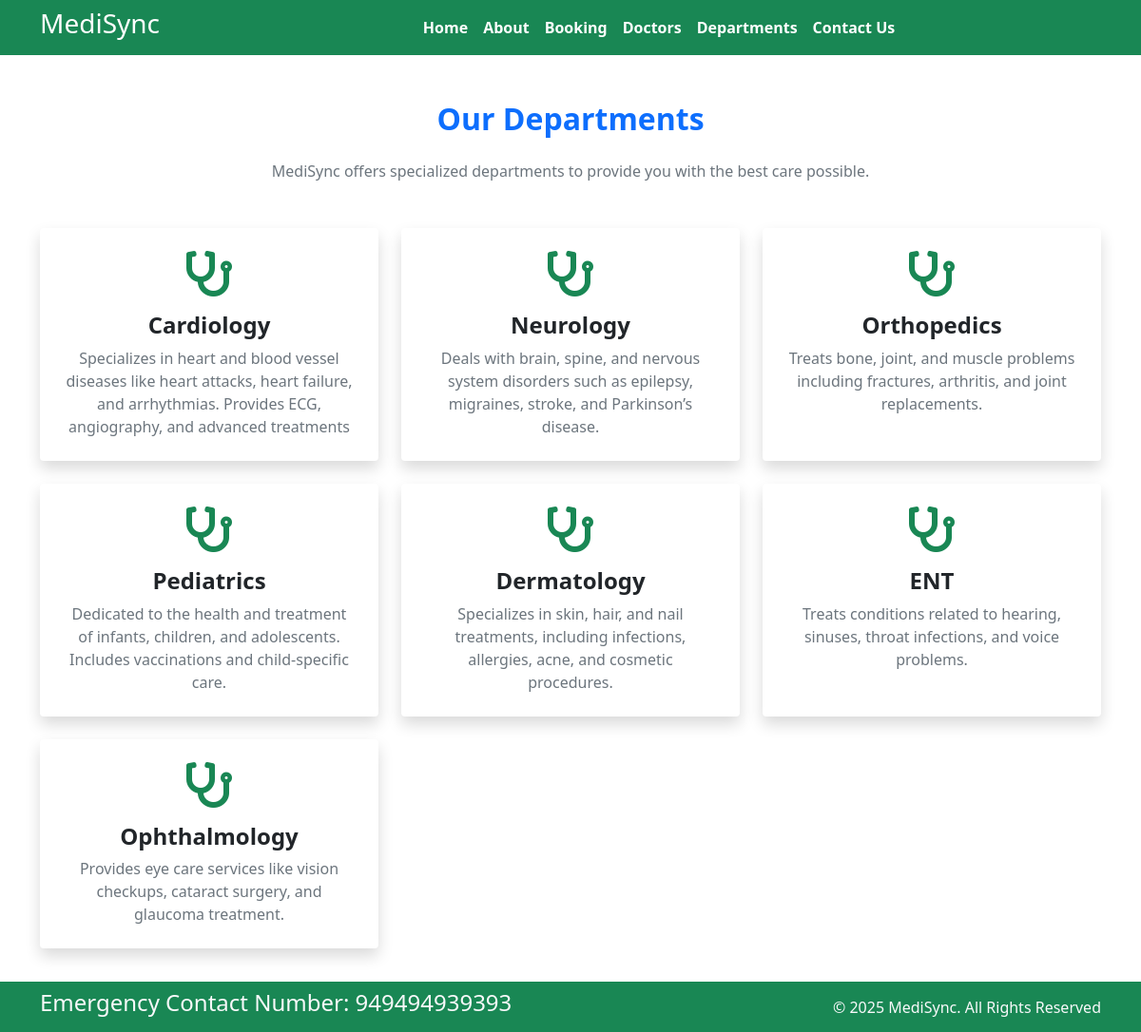
Screenshot of /department with the database file from the repository.
### Home/models.py (models this page shows, shortened)
class Department(models.Model):
    dep_name = models.CharField(max_length=100)
    dep_description = models.TextField()

### Home/views.py (the view)
# urls.py: path('department', views.department, name='department'),
def department(request):
    dict_dept = {
        'dept' : Department.objects.all()
    }
    return render(request, 'department.html', dict_dept)

### templates/department.html (shortened to what this page needs)
{% extends "base.html" %}
{% block content %}
<div class="container my-5">
  <h2 class="text-center fw-bold text-primary mb-4">Our Departments</h2>
  <p class="text-center text-muted mb-5">
    MediSync offers specialized departments to provide you with the best care possible.
  </p>
  <div class="row g-4">
    {% for d in dept %}
    <div class="col-md-6 col-lg-4">
      <div class="card h-100 shadow border-0 rounded-4">
        <div class="card-body text-center p-4">
          <div class="mb-3">
            <i class="fas fa-stethoscope fa-3x text-success"></i>
          </div>
          <h4 class="card-title fw-bold text-dark">{{ d.dep_name }}</h4>
          <p class="card-text text-muted">{{ d.dep_description }}</p>
        </div>
      </div>
    </div>
    {% endfor %}
  </div>
</div>
{% endblock %}

### rows the page displays
Department: dep_name "Cardiology", dep_description "Specializes in heart and blood vessel diseases like heart attacks, heart failure, and arrhythmias. Provides ECG, angiography, and advanced treatments"
Department: dep_name "Neurology", dep_description "Deals with brain, spine, and nervous system disorders such as epilepsy, migraines, stroke, and Parkinson’s disease."
Department: dep_name "Orthopedics", dep_description "Treats bone, joint, and muscle problems including fractures, arthritis, and joint replacements."
Department: dep_name "Pediatrics", dep_description "Dedicated to the health and treatment of infants, children, and adolescents. Includes vaccinations and child-specific care."
Department: dep_name "Dermatology", dep_description "Specializes in skin, hair, and nail treatments, including infections, allergies, acne, and cosmetic procedures."
Department: dep_name "ENT", dep_description "Treats conditions related to hearing, sinuses, throat infections, and voice problems."
Department: dep_name "Ophthalmology", dep_description "Provides eye care services like vision checkups, cataract surgery, and glaucoma treatment."
